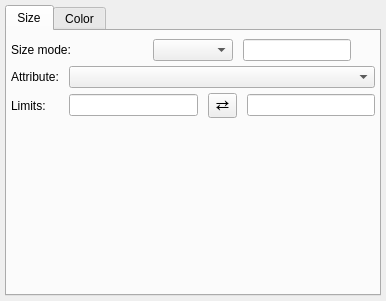
<?xml version="1.0" encoding="UTF-8"?>
<ui version="4.0">
  <buttongroups>
    <buttongroup name="nanCmapButtonGroup"/>
  </buttongroups>
  <class>Form</class>
  <widget class="QWidget" name="Form">
    <layout class="QGridLayout" name="gridLayout">
      <property name="leftMargin">
        <number>5</number>
      </property>
      <property name="topMargin">
        <number>5</number>
      </property>
      <property name="rightMargin">
        <number>5</number>
      </property>
      <property name="bottomMargin">
        <number>5</number>
      </property>
      <item row="0" column="1">
        <widget class="QTabWidget" name="tab_widget">
          <property name="currentIndex">
            <number>0</number>
          </property>
          <property name="elideMode">
            <enum>Qt::ElideNone</enum>
          </property>
          <!--============================= Size =============================-->
          <widget class="QWidget" name="size_tab">
            <attribute name="title">
              <string>Size</string>
            </attribute>
            <layout class="QGridLayout" name="verticalLayout">
              <property name="leftMargin">
                <number>4</number>
              </property>
              <property name="topMargin">
                <number>8</number>
              </property>
              <property name="rightMargin">
                <number>4</number>
              </property>
              <property name="bottomMargin">
                <number>4</number>
              </property>
              <property name="horizontalSpacing">
                <number>10</number>
              </property>
              <property name="verticalSpacing">
                <number>5</number>
              </property>
              <!--================================================================-->
              <item row="0" column="0">
                <widget class="QLabel" name="label_size_mode" alignment="Qt::AlignRight|Qt::AlignVCenter">
                  <property name="font">
                    <font>
                      <weight>50</weight>
                    </font>
                  </property>
                  <property name="text">
                    <string>Size mode:</string>
                  </property>
                </widget>
              </item>
              <item row="0" column="1">
                <widget class="QComboBox" name="combosel_size_mode">
                  <property name="sizePolicy">
                    <sizepolicy hsizetype="Minimum" vsizetype="Fixed">
                      <horstretch>0</horstretch>
                      <verstretch>0</verstretch>
                    </sizepolicy>
                  </property>
                  <property name="maximumSize">
                    <size>
                      <width>80</width>
                      <height>16777215</height>
                    </size>
                  </property>
                </widget>
              </item>
              <item row="0" column="2">
                <widget class="QWidget" name="size_size">
                  <widget class="QLineEdit" name="valuetext_size"/>
                </widget>
              </item>
              <!--================================================================-->
              <item row="1" column="0" colspan="3">
                <widget class="QWidget" name="size_map_attributes">
                  <layout class="QGridLayout" name="size_map_grid">
                    <property name="leftMargin">
                      <number>0</number>
                    </property>
                    <property name="topMargin">
                      <number>0</number>
                    </property>
                    <property name="rightMargin">
                      <number>0</number>
                    </property>
                    <property name="bottomMargin">
                      <number>0</number>
                    </property>
                    <property name="horizontalSpacing">
                      <number>10</number>
                    </property>
                    <property name="verticalSpacing">
                      <number>5</number>
                    </property>
                    <!--================================================================-->
                    <item row="0" column="0">
                      <widget class="QLabel" name="label_size_att" alignment="Qt::AlignRight|Qt::AlignVCenter">
                        <property name="font">
                          <font>
                            <weight>50</weight>
                          </font>
                        </property>
                        <property name="text">
                          <string>Attribute:</string>
                        </property>
                      </widget>
                    </item>
                    <item row="0" column="1" colspan="3">
                      <widget class="QComboBox" name="combosel_size_att">
                        <property name="sizeAdjustPolicy">
                          <enum>QComboBox::AdjustToMinimumContentsLength</enum>
                        </property>
                      </widget>
                    </item>
                    <!--================================================================-->
                    <item row="1" column="0">
                      <widget class="QLabel" name="label_limits_att" alignment="Qt::AlignRight|Qt::AlignVCenter">
                        <property name="font">
                          <font>
                            <weight>50</weight>
                          </font>
                        </property>
                        <property name="text">
                          <string>Limits:</string>
                        </property>
                      </widget>
                    </item>
                    <item row="1" column="1">
                      <widget class="QLineEdit" name="valuetext_size_vmin"/>
                    </item>
                    <item row="1" column="2">
                      <widget class="QToolButton" name="button_flip_size">
                        <property name="font">
                          <font>
                            <pointsize>12</pointsize>
                          </font>
                        </property>
                        <property name="styleSheet">
                          <string notr="true">padding: 0px</string>
                        </property>
                        <property name="text">
                          <string>⇄</string>
                        </property>
                      </widget>
                    </item>
                    <item row="1" column="3">
                      <widget class="QLineEdit" name="valuetext_size_vmax"/>
                    </item>
                    <!--================================================================-->
                    <!-- <item row="2" column="0">
                      <widget class="QLabel" name="label_size_scaling" alignment="Qt::AlignRight|Qt::AlignVCenter">
                        <property name="font">
                          <font>
                            <weight>50</weight>
                          </font>
                        </property>
                        <property name="text">
                          <string>Scaling factor:</string>
                        </property>
                      </widget>
                    </item>
                    <item row="2" column="1" colspan="3">
                      <widget class="QSlider" name="value_size_scaling">
                        <property name="maximum">
                          <number>11</number>
                        </property>
                        <property name="value">
                          <number>50</number>
                        </property>
                        <property name="orientation">
                          <enum>Qt::Horizontal</enum>
                        </property>
                      </widget>
                    </item> -->
                  </layout>
                </widget>
              </item>
              <!--================================================================-->
              <item row="2" column="0">
                <spacer name="verticalSpacer">
                  <property name="orientation">
                    <enum>Qt::Vertical</enum>
                  </property>
                  <property name="sizeHint" stdset="0">
                    <size>
                      <width>20</width>
                      <height>40</height>
                    </size>
                  </property>
                </spacer>
              </item>
            </layout>
          </widget>
          <!--================================================================-->
          <!--============================ Color =============================-->
          <widget class="QWidget" name="color_tab">
            <attribute name="title">
              <string>Color</string>
            </attribute>
            <layout class="QGridLayout" name="color_grid">
              <property name="leftMargin">
                <number>4</number>
              </property>
              <property name="topMargin">
                <number>8</number>
              </property>
              <property name="rightMargin">
                <number>4</number>
              </property>
              <property name="bottomMargin">
                <number>4</number>
              </property>
              <property name="horizontalSpacing">
                <number>10</number>
              </property>
              <property name="verticalSpacing">
                <number>5</number>
              </property>
              <!--================================================================-->
              <item row="0" column="0">
                <widget class="QLabel" name="label_color_mode" alignment="Qt::AlignRight|Qt::AlignVCenter">
                  <property name="font">
                    <font>
                      <weight>50</weight>
                    </font>
                  </property>
                  <property name="text">
                    <string>Color mode:</string>
                  </property>
                </widget>
              </item>
              <item row="0" column="1">
                <widget class="QComboBox" name="combosel_color_mode">
                  <property name="maximumSize">
                    <size>
                      <width>80</width>
                      <height>16777215</height>
                    </size>
                  </property>
                </widget>
              </item>
              <item row="0" column="2">
                <widget class="QColorBox" name="color_color">
                  <property name="sizePolicy">
                    <sizepolicy hsizetype="Preferred" vsizetype="Minimum">
                      <horstretch>0</horstretch>
                      <verstretch>0</verstretch>
                    </sizepolicy>
                  </property>
                </widget>
              </item>
              <!--================================================================-->
              <item row="1" column="0" colspan="3">
                <widget class="QWidget" name="cmap_attributes">
                  <layout class="QGridLayout" name="cmap_grid">
                    <property name="leftMargin">
                      <number>0</number>
                    </property>
                    <property name="topMargin">
                      <number>0</number>
                    </property>
                    <property name="rightMargin">
                      <number>0</number>
                    </property>
                    <property name="bottomMargin">
                      <number>0</number>
                    </property>
                    <property name="horizontalSpacing">
                      <number>10</number>
                    </property>
                    <property name="verticalSpacing">
                      <number>5</number>
                    </property>
                    <!--================================================================-->
                    <item row="0" column="0">
                      <widget class="QLabel" name="label_cmap_attribute" alignment="Qt::AlignRight|Qt::AlignVCenter">
                        <property name="font">
                          <font>
                            <weight>50</weight>
                          </font>
                        </property>
                        <property name="text">
                          <string>Attribute:</string>
                        </property>
                      </widget>
                    </item>
                    <item row="0" column="1" colspan="3">
                      <widget class="QComboBox" name="combosel_cmap_att">
                        <property name="sizeAdjustPolicy">
                          <enum>QComboBox::AdjustToMinimumContentsLength</enum>
                        </property>
                      </widget>
                    </item>
                    <!--================================================================-->
                    <item row="1" column="0">
                      <widget class="QLabel" name="label_cmap_limits" alignment="Qt::AlignRight|Qt::AlignVCenter">
                        <property name="font">
                          <font>
                            <weight>50</weight>
                          </font>
                        </property>
                        <property name="text">
                          <string>Limits:</string>
                        </property>
                      </widget>
                    </item>
                    <item row="1" column="1">
                      <widget class="QLineEdit" name="valuetext_cmap_vmin"/>
                    </item>
                    <item row="1" column="2">
                      <widget class="QToolButton" name="button_flip_cmap">
                        <property name="font">
                          <font>
                            <pointsize>12</pointsize>
                          </font>
                        </property>
                        <property name="styleSheet">
                          <string notr="true">padding: 0px</string>
                        </property>
                        <property name="text">
                          <string>⇄</string>
                        </property>
                      </widget>
                    </item>
                    <item row="1" column="3">
                      <widget class="QLineEdit" name="valuetext_cmap_vmax"/>
                    </item>
                    <!--================================================================-->
                    <item row="2" column="0">
                      <widget class="QLabel" name="label_colormap" alignment="Qt::AlignRight|Qt::AlignVCenter">
                        <property name="font">
                          <font>
                            <weight>50</weight>
                          </font>
                        </property>
                        <property name="text">
                          <string>Colormap:</string>
                        </property>
                      </widget>
                    </item>
                    <item row="2" column="1" colspan="3">
                      <widget class="QColormapCombo" name="combodata_cmap">
                        <property name="sizePolicy">
                          <sizepolicy hsizetype="Expanding" vsizetype="Fixed">
                            <horstretch>0</horstretch>
                            <verstretch>0</verstretch>
                          </sizepolicy>
                        </property>
                        <property name="sizeAdjustPolicy">
                          <enum>QComboBox::AdjustToMinimumContentsLength</enum>
                        </property>
                      </widget>
                    </item>
                    <!--================================================================-->
                    <item row="3" column="0">
                      <widget class="QLabel" name="label_nan_mode" alignment="Qt::AlignRight|Qt::AlignVCenter">
                        <property name="font">
                          <font>
                            <weight>50</weight>
                          </font>
                        </property>
                        <property name="text">
                          <string>NaN option:</string>
                        </property>
                      </widget>
                    </item>
                    <item row="3" column="1">
                      <widget class="QRadioButton" name="radio_cmap_nan_hide">
                        <property name="text">
                          <string>Hide</string>
                        </property>
                        <attribute name="nanCmapButtonGroup">
                          <string notr="true">nanCmapButtonGroup</string>
                        </attribute>
                      </widget>
                    </item>
                    <item row="3" column="2">
                      <widget class="QRadioButton" name="radio_cmap_nan_color">
                        <property name="text">
                          <string>Color</string>
                        </property>
                        <attribute name="nanCmapButtonGroup">
                          <string notr="true">nanCmapButtonGroup</string>
                        </attribute>
                      </widget>
                    </item>
                    <!--================================================================-->
                    <item row="4" column="1" colspan="3">
                      <widget class="QWidget" name="cmap_nan_info">
                        <layout class="QGridLayout" name="cmap_nan_info_grid">
                          <item row="0" column="0">
                            <widget class="QLabel" name="label_nan_hide_info" alignment="Qt::AlignLeft">
                              <property name="font">
                                <font>
                                  <weight>100</weight>
                                </font>
                              </property>
                              <property name="text">
                                <string>Points with NaN-values
won't show in OpenSpace</string>
                              </property>
                            </widget>
                          </item>
                        </layout>
                      </widget>
                    </item>                
                    <!--================================================================-->
                    <item row="4" column="1" colspan="3">
                      <widget class="QWidget" name="cmap_nan_color">
                        <layout class="QGridLayout" name="cmap_nan_color_grid">
                          <item row="0" column="0">
                            <widget class="QLabel" name="label_cmap_nan_color">
                              <property name="text">
                                <string>NaN color:</string>
                              </property>
                            </widget>
                          </item>
                          <item row="0" column="1">
                            <widget class="QColorBox" name="color_cmap_nan_color">
                              <property name="sizePolicy">
                                <sizepolicy hsizetype="Preferred" vsizetype="Minimum">
                                  <horstretch>0</horstretch>
                                  <verstretch>0</verstretch>
                                </sizepolicy>
                              </property>
                            </widget>
                          </item>
                        </layout>
                      </widget>
                    </item>
                    <!--================================================================-->
                  </layout>
                </widget>
              </item>
              <!--================================================================-->
              <item row="2" column="0">
                <widget class="QLabel" name="label_7" alignment="Qt::AlignRight|Qt::AlignVCenter">
                  <property name="font">
                    <font>
                      <weight>50</weight>
                    </font>
                  </property>
                  <property name="text">
                    <string>Opacity:</string>
                  </property>
                </widget>
              </item>
              <item row="2" column="1" colspan="2">
                <widget class="QLineEdit" name="valuetext_alpha"/>
                <!-- <widget class="QLineEdit" name="valuetext_cmap_vmin"/> -->
              </item>
              <!--================================================================-->
              <item row="3" column="0">
                <spacer name="verticalSpacer_2">
                  <property name="orientation">
                    <enum>Qt::Vertical</enum>
                  </property>
                  <property name="sizeHint" stdset="0">
                    <size>
                      <width>20</width>
                      <height>40</height>
                    </size>
                  </property>
                </spacer>
              </item>
              <item row="3" column="1" colspan="2">
                <spacer name="horizontalSpacer_5">
                  <property name="orientation">
                    <enum>Qt::Horizontal</enum>
                  </property>
                  <property name="sizeHint" stdset="0">
                    <size>
                      <width>40</width>
                      <height>1</height>
                    </size>
                  </property>
                </spacer>
              </item>
              <!--================================================================-->
            </layout>
          </widget>
          <!--================================================================-->
        </widget>
      </item>
    </layout>
  </widget>
  <customwidgets>
    <customwidget>
      <class>QColorBox</class>
      <extends>QLabel</extends>
      <header>glue.utils.qt.colors</header>
    </customwidget>
    <customwidget>
      <class>QColormapCombo</class>
      <extends>QComboBox</extends>
      <header>glue.utils.qt.colors</header>
    </customwidget>
  </customwidgets>
  <resources/>
  <connections/>
</ui>
